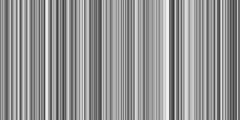
Frame 1 (no input)
Frame 60 (no input): identical to frame 1, image omitted
Frame 120 (the mouse pressed at the canvas centre since frame 60): identical to frame 1, image omitted

The p5.js sketch that drew this single still picture (run headless with seeded random() and noise() and a simulated clock; from frame 60 on, the mouse is pressed at the canvas centre):

// p5.js sketch
// ── sketch.js
/*
  Longitud de un arreglo
  El bucle for, introducido en Repetición, hará más fácil trabajar con arreglos grandes
  mientras el código se mantiene conciso. La idea es escribir un bucle para recorrer 
  cada elemento del arreglo, uno a uno. Para hacerlo, necesitarás saber el largo del 
  arreglo. La propiedad length asociada con cada arreglo almacena el número de elementos.
  Usamos el nombre del arreglo con el operador punto (un punto) para acceder a este valor.
*/

let gris = [];

function setup() {
    createCanvas(240, 120);

    let x = [12, 20]; // Declara y asigna valores al arreglo
    print(x.length); // Imprime 2 en la consola

    let y = ["gato", 10, false, 50];
    print(y.length); // Imprime 4 en la consola

    let z = []; // Declara un arreglo vacío
    print(z.length); // Imprime 0 en la consola
    z[0] = 20; // Asigna un elemento al arreglo
    print(z.length); // Imprime 1 en la consola
    z[1] = 4; // Asigna un elemento al arreglo
    print(z.length); // Imprime 2 en la consola

    // Carga valores aleatorios en un arreglo vacío
    for (var i = 0; i < width; i++) {
        gris[i] = random(0, 255);
    }
}

function draw() {
    background(204);

    // Dibuja lineas de acuerdo a la cantidad de elementos del arreglo gris[]
    for (var i = 0; i < gris.length; i++) {
        stroke(gris[i]);
        line(i, 0, i, height);
    }
}
